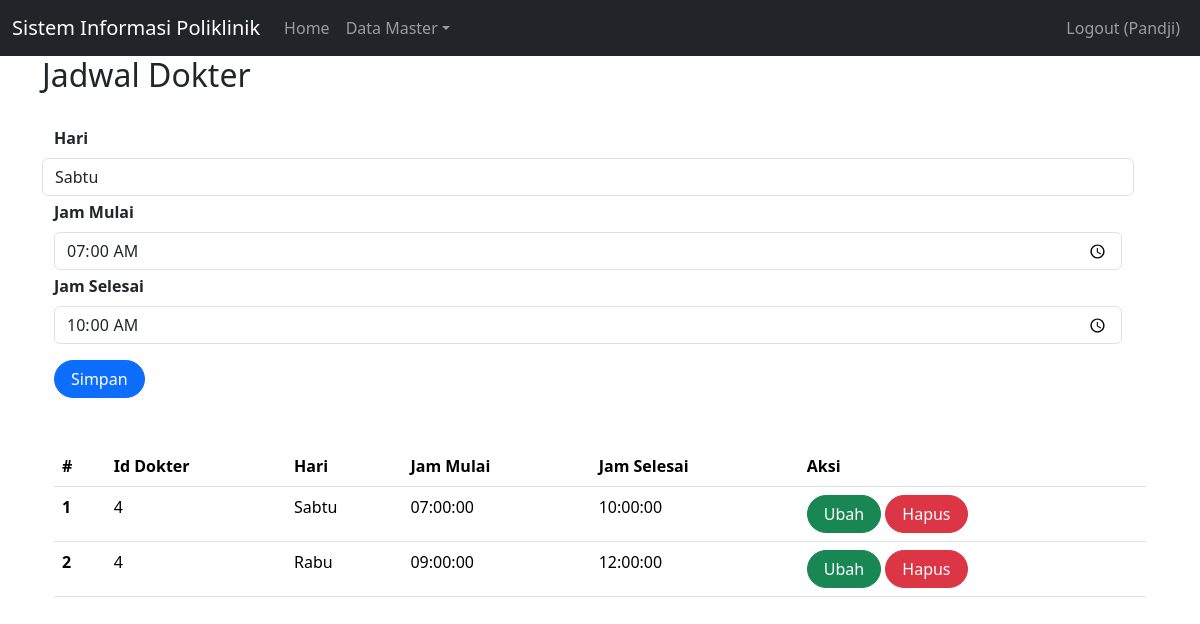
Screenshot of /index.php?page=jadwalDokter&id=3 (signed in) with the database file from the repository.
### tables this page shows
CREATE TABLE `jadwal_periksa` (
  `id` int(11) NOT NULL,
  `id_dokter` int(11) NOT NULL,
  `hari` enum('Senin','Selasa','Rabu','Kamis','Jumat','Sabtu') NOT NULL,
  `jam_mulai` time NOT NULL,
  `jam_selesai` time NOT NULL
);

### jadwalDokter.php (the view, shortened to what this page needs)
<h2>Jadwal Dokter</h2>
<br>
<div class="container">
    <form class="form row" method="POST" action="" name="myForm" onsubmit="return(validate());">
        <?php
        $hari = '';
        $jam_mulai = '';
        $jam_selesai = '';
        if (isset($_GET['id'])) {
            $ambil = mysqli_query($mysqli, "SELECT * FROM jadwal_periksa
                    WHERE id='" . $_GET['id'] . "'");
            while ($row = mysqli_fetch_array($ambil)) {
                $hari = $row['hari'];
                $jam_mulai = $row['jam_mulai'];
                $jam_selesai = $row['jam_selesai'];
            }
        ?>
        <?php
        }
        ?>
        <div class="row">
            <label for="inputHari" class="form-label fw-bold">
                Hari
            </label>
            <select class="form-control" id="inputHari" name="hari">
                <?php
                if (!isset($_GET['id'])) {
                ?>
                <option value="999" selected>Pilih Hari</option>
                <?php
                }
                else{
                ?>
                    <option value="<?php echo $hari?>"><?php echo $hari?></option>
                <?php
                    }
                ?>
            </select>
        </div>
        <div class="row mt-1">
            <label for="inputJamMulai" class="form-label fw-bold">
                Jam Mulai
            </label>
            <div>
                <input type="time" class="form-control" name="jam_mulai" id="inputJamMulai" required placeholder="Jam Mulai" value="<?php echo $jam_mulai ?>">
            </div>
        </div>
        <div class="row mt-1">
            <label for="inputJamSelesai" class="form-label fw-bold">
                Jam Selesai
            </label>
            <div>
                <input type="time" class="form-control" name="jam_selesai" id="inputJamSelesai" required placeholder="Jam Selesai" value="<?php echo $jam_selesai ?>">
            </div>
        </div>
        <div class="row mt-3">
            <div class=col>
                <button type="submit" class="btn btn-primary rounded-pill px-3 mt-auto" name="simpan">Simpan</button>
            </div>
        </div>
    </form>
    <br>
    <br>
    <table class="table table-hover">
        <thead>
            <tr>
                <th scope="col">#</th>
                <th scope="col">Id Dokter</th>
                <th scope="col">Hari</th>
                <th scope="col">Jam Mulai</th>
                <th scope="col">Jam Selesai</th>
                <th scope="col">Aksi</th>
            </tr>
        </thead>
        <tbody>
            <?php
            $result = mysqli_query($mysqli, "SELECT * FROM jadwal_periksa WHERE id_dokter = '".$_SESSION['id_dokter']."'");
            $no = 1;
            while ($data = mysqli_fetch_array($result)) {
            ?>
                <tr>
                    <th scope="row"><?php echo $no++ ?></th>
                    <td><?php echo $data['id_dokter'] ?></td>
                    <td><?php echo $data['hari'] ?></td>
                    <td><?php echo $data['jam_mulai'] ?></td>
                    <td><?php echo $data['jam_selesai'] ?></td>
                    <td>
                        <a class="btn btn-success rounded-pill px-3" href="index.php?page=jadwalDokter&id=<?php echo $data['id'] ?>">Ubah</a>
                        <a class="btn btn-danger rounded-pill px-3" href="index.php?page=jadwalDokter&id=<?php echo $data['id'] ?>&aksi=hapus">Hapus</a>
                    </td>
                </tr>
            <?php
            }
            ?>
        </tbody>
    </table>

### rows the page displays
jadwal_periksa: hari "Sabtu", jam_mulai "07:00:00", jam_selesai "10:00:00", id_dokter "4"
jadwal_periksa: id_dokter "4", hari "Rabu", jam_mulai "09:00:00", jam_selesai "12:00:00"

### other values shown
$_SESSION['name'] "Pandji"
